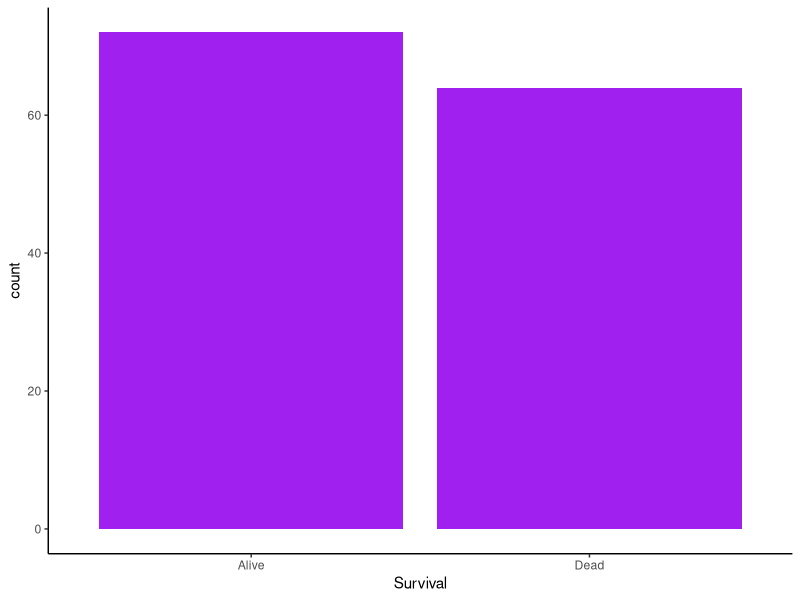
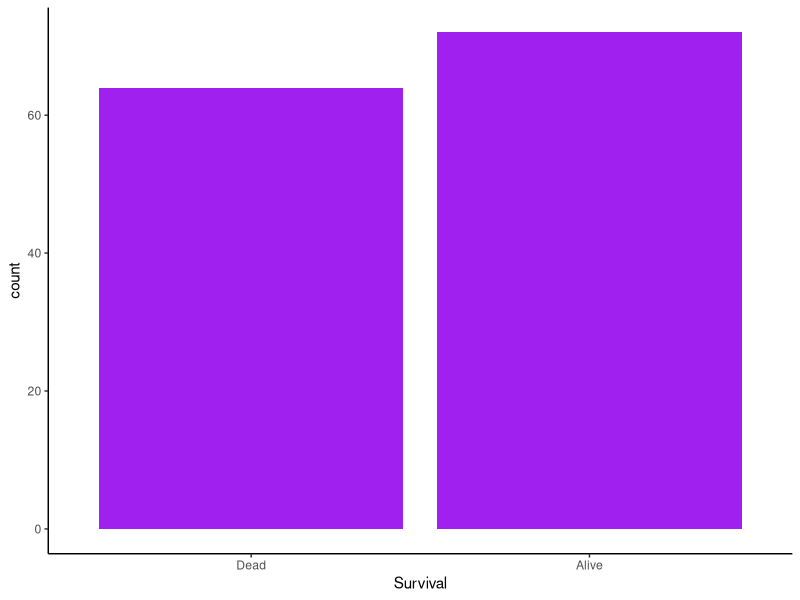
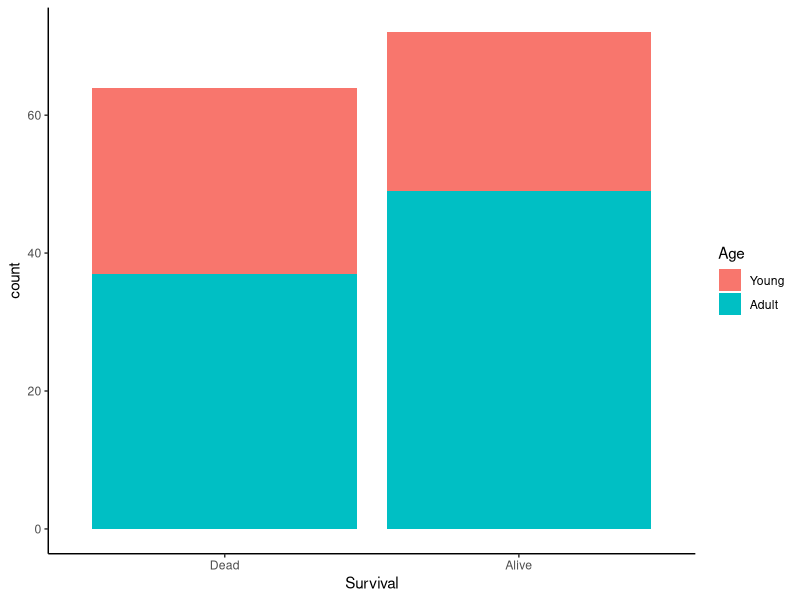
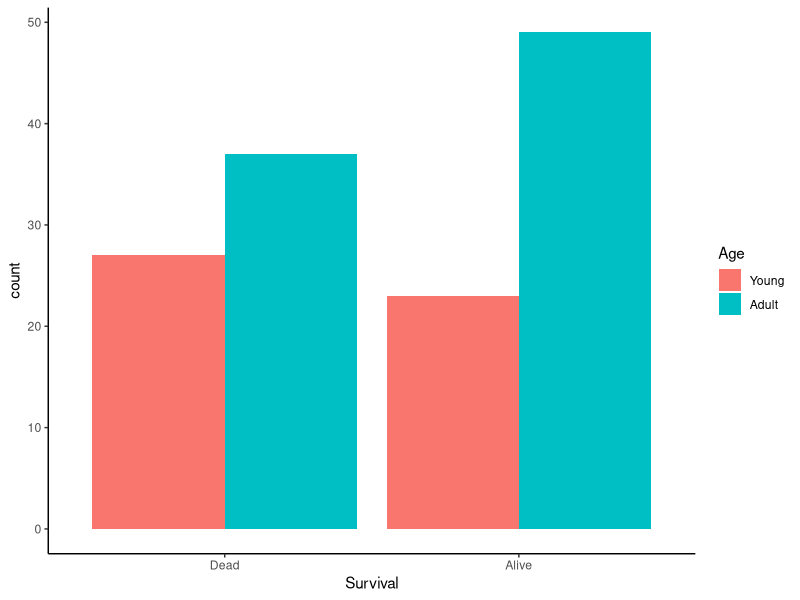
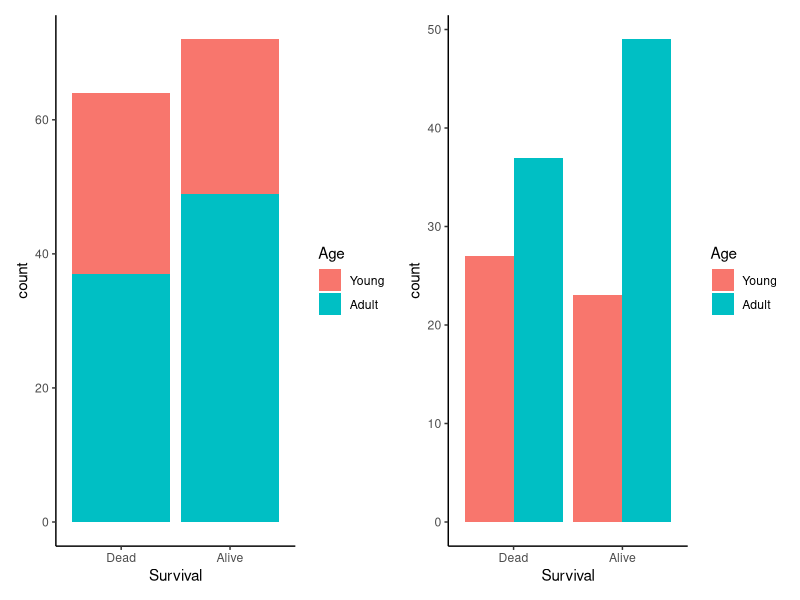
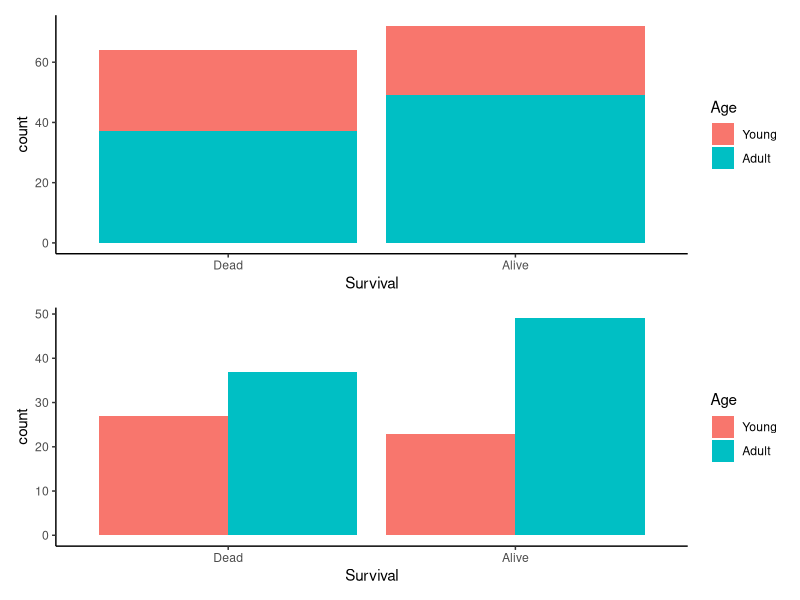
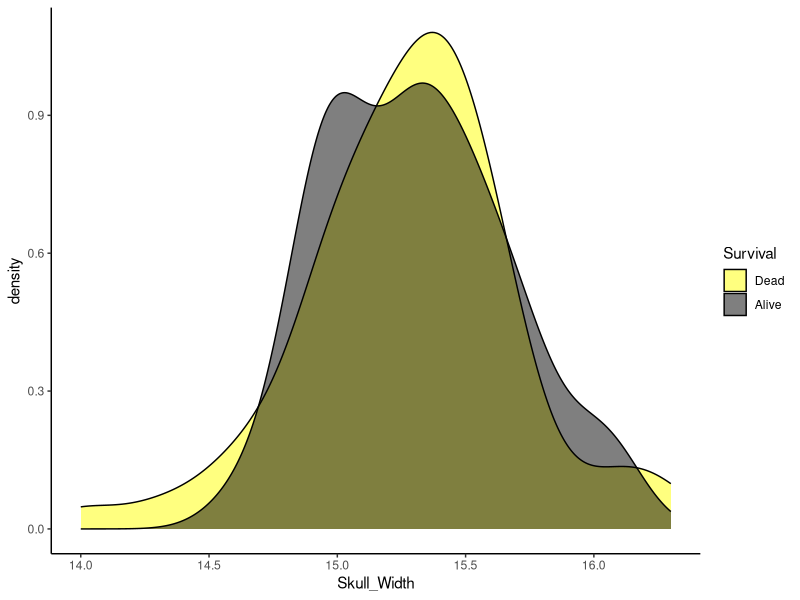
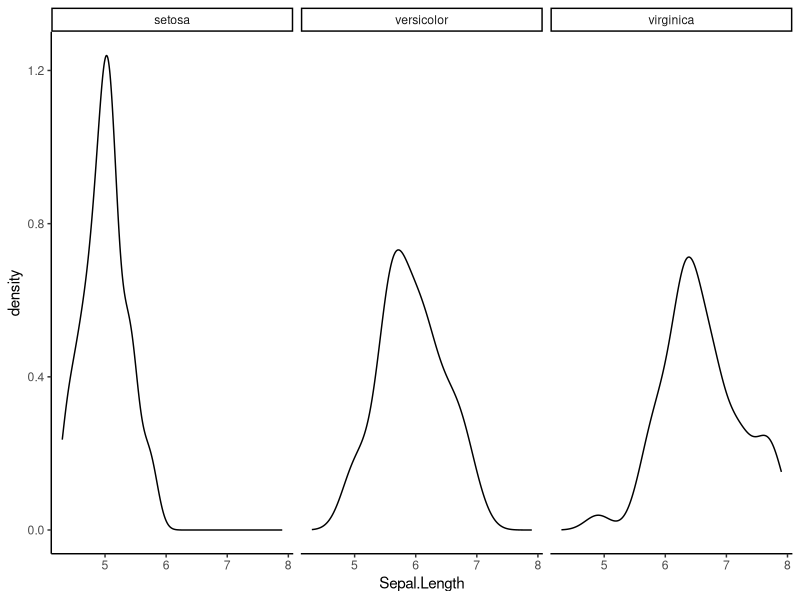

The R script that drew these images, in order: (Note: this script raises an error after producing the figures.)
## ---- chunk 1
## Change the default figure width and height to your liking, but within reason.
knitr::opts_chunk$set(echo = TRUE, fig.width=4, fig.height=3)
library(tidyverse)
library(patchwork)
theme_set(theme_classic())
sparrows <- read_csv("data/sparrows.csv")
## ---- chunk 2
ggplot(sparrows, aes(x = Survival)) + geom_bar(fill = "purple")
## ---- chunk 3
sparrows$Survival <- factor(sparrows$Survival, levels=c("Dead", "Alive"))
sparrows$Age <- factor(sparrows$Age, levels=c("Young", "Adult"))

ggplot(sparrows, aes(x = Survival)) + geom_bar(fill="purple")
## ---- chunk 4
## Fill in your code here for the STACKED barplot. 
p1 <- ggplot(sparrows, aes(x = Survival)) + geom_bar(aes(fill = Age))
print(p1)
## ---- chunk 5
## Fill in your code here for the DODGED barplot.
p2 <- ggplot(sparrows, aes(x = Survival)) + geom_bar(aes(fill = Age), position = "dodge")
print(p2)
## ---- chunk 6
## Add the plots for side-by-side view
p1 + p2
## ---- chunk 7
## Divide the plots for a stacked view
p1/p2
## ---- chunk 8
## Fill in your density plot code here
ggplot(sparrows, aes(x = Skull_Width, fill = Survival)) + 
  geom_density(alpha = 0.5) + 
  scale_fill_manual(values=c("yellow", "black"))
## ---- chunk 9
    ggplot(iris, aes(x = Sepal.Length)) + 
      geom_density() +
      facet_wrap(~Species) ## the tilde!! so important!!
## ---- chunk 10
### code for faceted plot goes here
ggplot(sparrows, aes(x = Skull_Width, fill = Survival)) + 
  geom_density(alpha = 0.5) + 
  scale_fill_manual(values=c("yellow", "black")) + 
  facet_wrap(~Sex)
## ---- chunk 11
ggplot(sparrows, aes(x = Sex, y = Weight, color = Age)) + 
  geom_jitter(width = 0.1) + 
  scale_color_manual(values = c("orange", "darkgreen")) + 
  theme(legend.position = "bottom")
## ---- chunk 12
### code for jitter plot colored by length goes here
ggplot(sparrows, aes(x = Sex, y = Weight, color = Length)) + 
  geom_jitter(width = 0.1) + 
  scale_color_distiller(palette = "Reds") + 
  theme(legend.position = "bottom")
## ---- chunk 13
### code for faceted histogram goes here
ggplot(sparrows, aes(x = Sternum_Length, fill = Age)) + 
  geom_histogram(binwidth = 0.6, color = "black") + 
  facet_grid(Sex~Age) 
## ---- chunk 14
ggplot(sparrows, aes(x = Skull_Length, y = Skull_Width)) + 
  geom_point(aes(color = Sex)) +
  scale_color_manual(values=c("green", "orange")) -> p
print(p)
## ---- chunk 15
p + labs(title = "its mah title")
## ---- chunk 16
## Scatterplot + line of best fit goes here, with color in geom_point
ggplot(sparrows, aes(x = Skull_Length, y = Skull_Width)) + 
  geom_point(aes(color=Sex)) + 
  geom_smooth(method = "lm")
## ---- chunk 17
## Scatterplot + line of best fit goes here, with color in ggplot
ggplot(sparrows, aes(x = Skull_Length, y = Skull_Width, color = Sex)) + 
  geom_point() + 
  geom_smooth(method = "lm")
## ---- chunk 18
## This code will not work - run it and see the error message!
ggplot(sparrows, aes(color = Sex)) + 
  geom_point(aes(x = Skull_Length, y = Skull_Width)) + 
  geom_smooth(method = "lm")
## ---- chunk 19
### Scatterplot with points all labeled "B" goes here
ggplot(sparrows, aes(x = Skull_Length, y = Skull_Width)) + 
  geom_text(label = "B")
## ---- chunk 20
## Scatterplot with points labeled according to sex goes here
ggplot(sparrows, aes(x = Skull_Length, y = Skull_Width)) + 
  geom_text(aes(label = Age))
